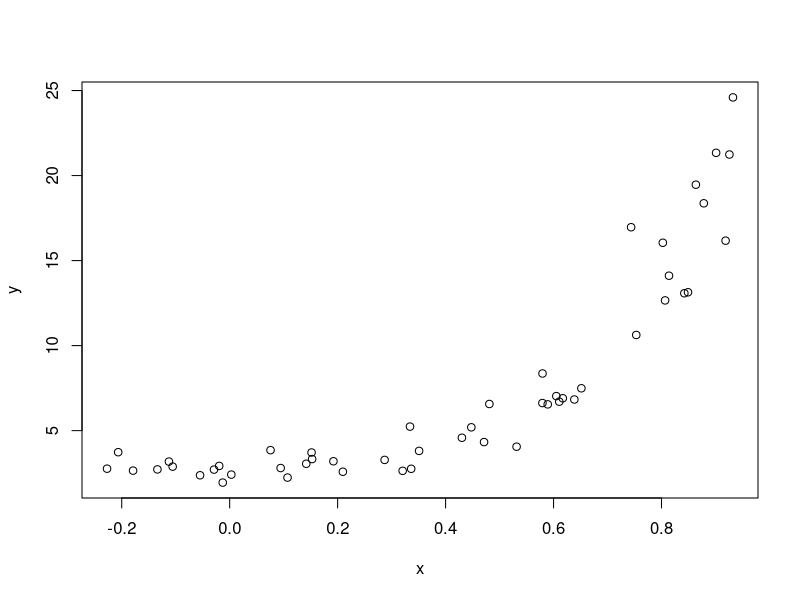
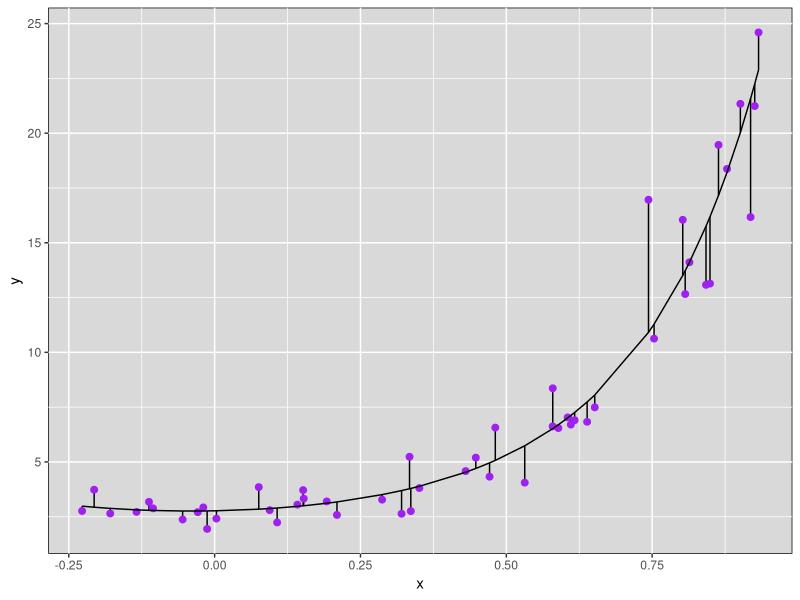

The R source for these figures, in order:
# ESTEC - 18-20 December 2017
# (c) 2017, Rafael S. de Souza 
#
# synthetic data
# 1 response (y) and 1 explanatory variable (x1) with 1 quadratic term

require(ggplot2)

set.seed(1056)                    # set seed to replicate example
nobs = 50                         # number of obs in model 
x <- runif(nobs,-0.25,1) 
phi <- 0.05
r <-1/phi
beta1 <- 1
beta2 <- 0.25
beta3 <- -2.25
xb <- beta1 + beta2* x - beta3 * x^2  
exb <- exp(xb)
y <- rgamma(nobs, shape = r, rate= r/exb)
d <- data.frame(x,y)
plot(x,y)



fit <- glm(y ~ x+I(x^2),family = Gamma(link = "log"))          # Normal Fit 
summary(fit) 

d$predicted <- predict(fit,type="response")

ggplot(d, aes(x = x, y = y)) +
  geom_segment(aes(xend = x, yend = predicted)) +
  geom_point(color="purple",size=2) +
  geom_line(aes(x=x,y=predicted))+
  theme(panel.background = element_rect(color = "black", fill = "gray85") )
